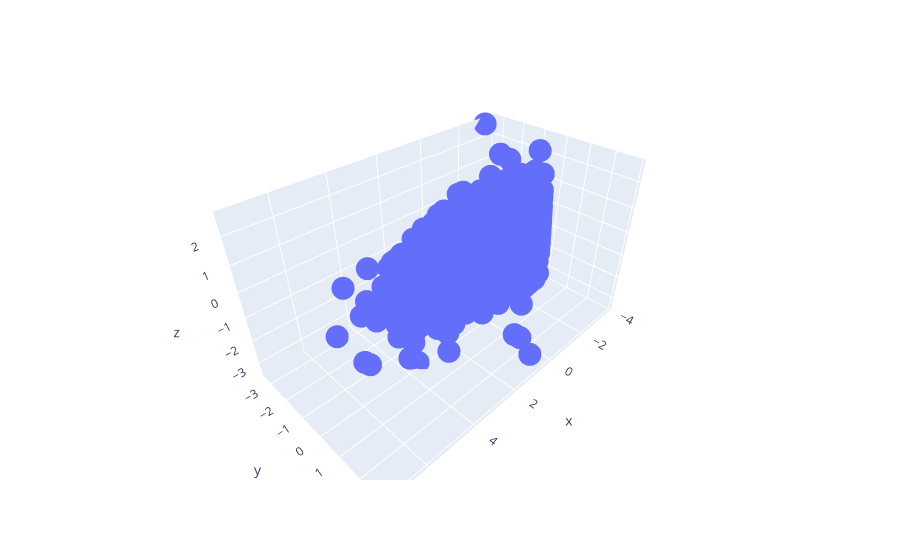

Write notebook code for a chart like this one.
### Code cell
fig = px.scatter_3d(x=rfm_pca_label[:,0], 
                    y=rfm_pca_label[:,1], 
                    z=rfm_pca_label[:,2],)
fig.show()

### Figure 1 — Plotly figure (JSON) as saved in the notebook; plotly's stock layout.template omitted (floating-point values rounded to 4 significant figures; data arrays with more than 128 entries replaced by an {"elided": "..."} marker saying what was removed)
{"data": [{"hovertemplate": "x=%{x}<br>y=%{y}<br>z=%{z}<extra></extra>", "legendgroup": "", "marker": {"color": "#636efa", "symbol": "circle"}, "mode": "markers", "name": "", "scene": "scene", "showlegend": false, "type": "scatter3d", "x": {"elided": "4339 float values"}, "y": {"elided": "4339 float values"}, "z": {"elided": "4339 float values"}}], "layout": {"legend": {"tracegroupgap": 0}, "margin": {"t": 60}, "scene": {"domain": {"x": [0, 1], "y": [0, 1]}, "xaxis": {"title": {"text": "x"}}, "yaxis": {"title": {"text": "y"}}, "zaxis": {"title": {"text": "z"}}}}}
